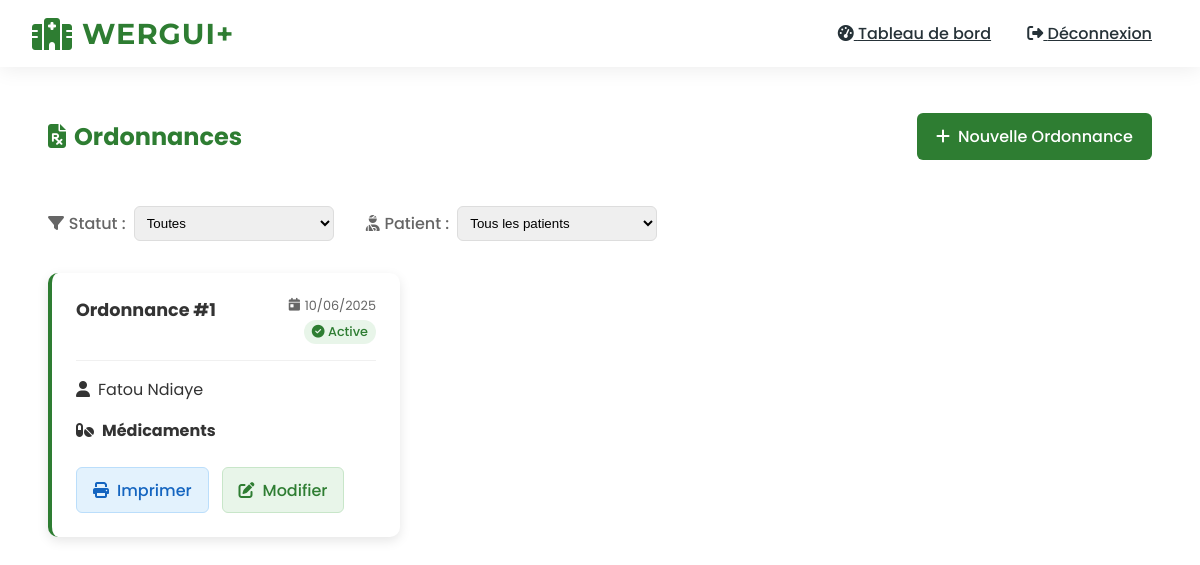
Screenshot of /accounts/doctor/view-prescriptions/ (signed in) with the database file from the repository.
### accounts/models.py (models this page shows, shortened)
class Prescription(models.Model):
    patient = models.ForeignKey(CustomUser, on_delete=models.CASCADE, related_name='prescriptions')
    doctor = models.ForeignKey(CustomUser, on_delete=models.CASCADE, related_name='issued_prescriptions')
    created_at = models.DateTimeField(auto_now_add=True)
    medication = models.TextField()
    dosage = models.TextField()
    instructions = models.TextField()
    is_dispensed = models.BooleanField(default=False)
    dispensed_by = models.ForeignKey(
        CustomUser,
        on_delete=models.SET_NULL,
        null=True,
        blank=True,
        related_name='dispensed_prescriptions'
    )
    dispensed_at = models.DateTimeField(null=True, blank=True)
    notes = models.TextField(blank=True)

class CustomUser(AbstractUser):
    ROLES = (
        ('DOCTOR', 'Médecin'),
        ('NURSE', 'Infirmier'),
        ('PHARMACIST', 'Pharmacien'),
        ('ADMIN', 'Administrateur'),
        ('PATIENT', 'Patient'),
    )
    role = models.CharField(max_length=15, choices=ROLES)
    phone_regex = RegexValidator(
        regex=r'^\+?1?\d{9,15}$',
        message="Le numéro de téléphone doit être au format: '+221771234567'."
    )
    phone_number = models.CharField(validators=[phone_regex], max_length=17, unique=True)
    is_verified = models.BooleanField(default=False)
    mfa_code = models.CharField(max_length=6, null=True, blank=True)
    mfa_code_created_at = models.DateTimeField(null=True, blank=True)
    groups = models.ManyToManyField(
        'auth.Group',
        verbose_name='groups',
        blank=True,
        help_text='The groups this user belongs to.',
        related_name="customuser_set",
        related_query_name="user",
    )
    user_permissions = models.ManyToManyField(
        'auth.Permission',
        verbose_name='user permissions',
        blank=True,
        help_text='Specific permissions for this user.',
        related_name="customuser_set",
        related_query_name="user",
    )

### accounts/views.py (the view)
# urls.py: path('doctor/view-prescriptions/', views.view_prescriptions, name='view_prescriptions'),
@login_required
@role_required('PHARMACIST', 'DOCTOR', 'NURSE')
def view_prescriptions(request):
    if request.user.role == 'PHARMACIST':
        prescriptions = Prescription.objects.all().select_related('patient', 'doctor')
    else:
        prescriptions = Prescription.objects.filter(doctor=request.user).select_related('patient')
    return render(request, 'accounts/doctor/view_prescriptions.html', {
        'prescriptions': prescriptions
    })

### accounts/views.py (called while the page is built)
def role_required(*roles):
    def decorator(view_func):
        @wraps(view_func)
        def _wrapped_view(request, *args, **kwargs):
            if request.user.role not in roles:
                messages.error(request, "Vous n'avez pas la permission d'accéder à cette page.")
                return redirect('dashboard')
            return view_func(request, *args, **kwargs)
        return _wrapped_view
    return decorator

### accounts/templates/accounts/doctor/view_prescriptions.html (shortened to what this page needs)
{% extends "base.html" %}
{% block content %}
<div class="medical-container">
    <div class="section-header">
        <h2 class="section-title">
            <i class="fas fa-file-prescription"></i> Ordonnances
        </h2>
        <div class="header-actions">
            <a href="{% url 'create_prescription' %}" class="btn btn-primary">
                <i class="fas fa-plus"></i> Nouvelle Ordonnance
            </a>
        </div>
    </div>
    <div class="filter-bar">
        <div class="filter-group">
            <label for="status-filter" class="filter-label">
                <i class="fas fa-filter"></i> Statut :
            </label>
            <select id="status-filter" class="filter-select">
                <option value="all">Toutes</option>
            </select>
        </div>
        <div class="filter-group">
            <label for="patient-filter" class="filter-label">
                <i class="fas fa-user-injured"></i> Patient :
            </label>
            <select id="patient-filter" class="filter-select">
                <option value="all">Tous les patients</option>
            </select>
        </div>
    </div>
    <div class="prescriptions-grid">
        {% for prescription in prescriptions %}
        <div class="prescription-card {% if prescription.is_expired %}expired{% else %}active{% endif %}"
             data-status="{% if prescription.is_expired %}expired{% else %}active{% endif %}"
             data-patient="{{ prescription.patient.id }}">
            <div class="prescription-header">
                <h3 class="prescription-title">Ordonnance #{{ prescription.id }}</h3>
                <div class="prescription-meta">
                    <span class="prescription-date">
                        <i class="fas fa-calendar-day"></i> {{ prescription.created_at|date:"d/m/Y" }}
                    </span>
                    <span class="prescription-status">
                        {% if prescription.is_expired %}
                        <i class="fas fa-exclamation-triangle"></i> Expirée
                        {% else %}
                        <i class="fas fa-check-circle"></i> Active
                        {% endif %}
                    </span>
                </div>
            </div>
            <div class="prescription-patient">
                <i class="fas fa-user"></i> {{ prescription.patient.get_full_name }}
            </div>
            <div class="prescription-medications">
                <h4 class="medications-title">
                    <i class="fas fa-pills"></i> Médicaments
                </h4>
            </div>
            <div class="prescription-actions">
                <a href="{% url 'print_prescription' prescription.id %}" class="btn btn-print">
                    <i class="fas fa-print"></i> Imprimer
                </a>
                <a href="{% url 'edit_prescription' prescription.id %}" class="btn btn-edit">
                    <i class="fas fa-edit"></i> Modifier
                </a>
            </div>
        </div>
        {% empty %}
        <div class="no-prescriptions">
            <i class="fas fa-info-circle"></i> Aucune ordonnance disponible
        </div>
        {% endfor %}
    </div>
</div>
{% endblock %}

### templates/base.html (style rules this page uses)
:root { --medical-green: #2E7D32; --green-dark: #1B5E20; --green-light: #81C784; --white: #FFFFFF; --gray-light: #FAFAFA; --text-dark: #263238; }
body { font-family: 'Poppins', sans-serif; background-color: var(--white); color: var(--text-dark); margin: 0; overflow-x: hidden; }

### accounts/templates/accounts/doctor/view_prescriptions.html (style rules this page uses)
.medical-container { max-width: 1200px; margin: 2rem auto; padding: 0 1rem; }
.section-header { display: flex; justify-content: space-between; align-items: center; margin-bottom: 2rem; }
.section-title { color: #2E7D32; display: flex; align-items: center; gap: 0.5rem; }
.header-actions { display: flex; gap: 1rem; }
.btn { padding: 0.7rem 1.2rem; border-radius: 6px; font-weight: 500; display: inline-flex; align-items: center; gap: 0.5rem; transition: all 0.3s; text-decoration: none; }
.btn-primary { background: #2E7D32; color: white; border: none; }
.filter-bar { display: flex; gap: 2rem; margin-bottom: 2rem; flex-wrap: wrap; }
.filter-group { display: flex; align-items: center; gap: 0.5rem; }
.filter-label { font-weight: 500; color: #666; display: flex; align-items: center; gap: 0.3rem; }
.filter-select { padding: 0.5rem; border: 1px solid #ddd; border-radius: 6px; min-width: 200px; }
.prescriptions-grid { display: grid; grid-template-columns: repeat(auto-fill, minmax(350px, 1fr)); gap: 1.5rem; }
.prescription-card { background: white; border-radius: 10px; padding: 1.5rem; box-shadow: 0 4px 12px rgba(0,0,0,0.1); transition: transform 0.3s; }
.active { border-left: 4px solid #2E7D32; }
.prescription-header { display: flex; justify-content: space-between; align-items: flex-start; margin-bottom: 1rem; padding-bottom: 1rem; border-bottom: 1px solid #f0f0f0; }
.prescription-title { margin: 0; color: #333; font-size: 1.1rem; }
.prescription-meta { display: flex; flex-direction: column; align-items: flex-end; gap: 0.3rem; }
.prescription-date { font-size: 0.8rem; color: #666; display: flex; align-items: center; gap: 0.3rem; }
.prescription-status { font-size: 0.8rem; font-weight: 500; padding: 0.2rem 0.5rem; border-radius: 12px; }
.active .prescription-status { background: #E8F5E9; color: #2E7D32; }
.prescription-patient { color: #333; margin-bottom: 1rem; display: flex; align-items: center; gap: 0.5rem; }
.prescription-medications { margin-bottom: 1.5rem; }
.medications-title { font-size: 1rem; color: #333; margin: 0 0 1rem 0; display: flex; align-items: center; gap: 0.5rem; }
.prescription-actions { display: flex; gap: 0.8rem; }
.btn-print { background: #E3F2FD; color: #1565C0; border: 1px solid #BBDEFB; padding: 0.6rem 1rem; }
.btn-edit { background: #E8F5E9; color: #2E7D32; border: 1px solid #C8E6C9; padding: 0.6rem 1rem; }

### rows the page displays
Prescription: id "1", created_at "10/06/2025", patient.get_full_name "Fatou Ndiaye"
